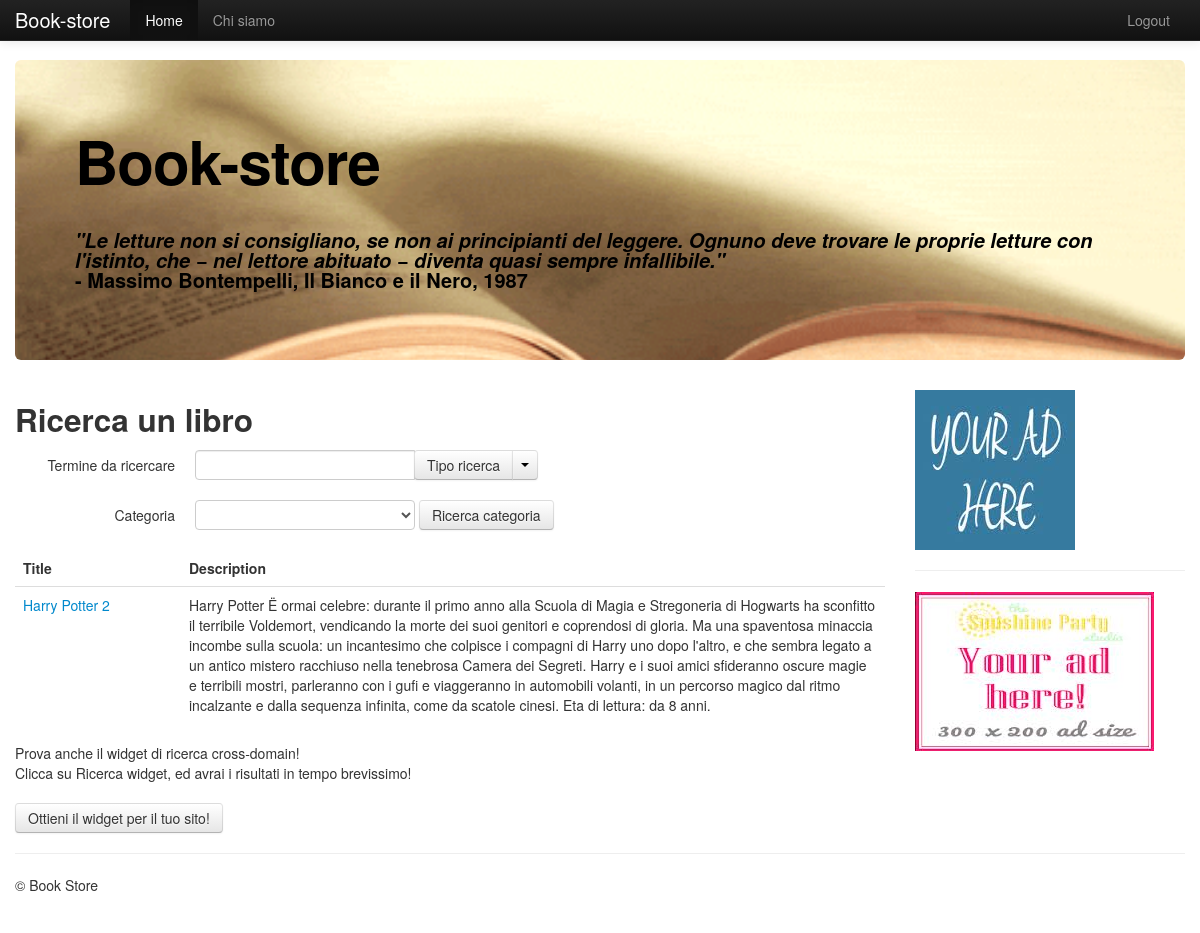
The app's page /bookstore-fe/web/home.php?categoryName=Giallo (signed in) with its own data.
### tables this page shows
create table `books` ( 
`book_id` int(10) unsigned not null,
`price` float not null,
`numpages` int(5) not null,
`title` varchar(50) not null,
`description` text,
`image` text not null,
`text` text not null,
`edition` int(5) not null,
primary key (`book_id`)
);

### bookstore-fe/web/scripts/connect-sql.php (called while the page is built)
<?PHP
	$user_name = "root";
	$pass_word = "tripleh";
	$database = "book_store";
	$server = "127.0.0.1";
	$db_handle = mysql_connect($server, $user_name, $pass_word);
	$db_found = mysql_select_db($database, $db_handle);
?>

### bookstore-fe/web/home.php (the view, shortened to what this page needs)
<?PHP
$term = "";
$categorySearchResult = "";
if ($_SERVER['REQUEST_METHOD'] == 'GET') {
	if(isset($_GET['categoryName'])){
		$category = $_GET['categoryName'];
		include 'scripts/connect-sql.php';
		if ($db_found) {
			$SQL = "SELECT b.book_id, b.price, b.numpages, b.title, b.description, b.image
					FROM books b, boca01 bc, categories c
					WHERE c.name = '$category' AND bc.category_id = c.category_id AND b.book_id = bc.book_id";
			$categorySearchResult = mysql_query($SQL);
		} else {
			$errorMessage = "Database Not Found";
		}
	}
}
function getCategories() {
	include 'scripts/connect-sql.php';
	if ($db_found) {
		$SQL = "SELECT * FROM categories";
		$categoryResult = mysql_query($SQL);
		if ($categoryResult == null) {
			print "errore";
		} else {
			return $categoryResult;
		}
	} else {
		$errorMessage = "database null";
	}
}
function getCategorySearchResults($categorySearchResult){
	if($row=mysql_num_rows($categorySearchResult)==0){
		echo "Nessun risultato trovato!";
	}
	else{
	?>
	<table class="table table-hover">
		<thead>
			<tr>
				<th>Title</th>
		        <th>Description</th>
		    </tr>
	    </thead>
	    <tbody>  <?php
        	while ( $row = mysql_fetch_assoc($categorySearchResult)) {
        		$id = $row['book_id']; ?>
				<tr>
				<?php echo "<td width=\"150px\"><a href=scheda.php?id=".$id.">" . $row['title'] . "</a></td>" ?>
				<td> <?php echo $row['description'] ?> </td>
				</tr>
			<?php } ?>
	</table>
	<?php
	}
}
?>
<!DOCTYPE html>
<html lang="it">
  <head>
    <link href="css/bootstrap.css" rel="stylesheet">
    <link href="css/bootstrap-responsive.css" rel="stylesheet">
  </head>
  <body>
     <div class="navbar navbar-inverse navbar-fixed-top">
      <div class="navbar-inner">
        <div class="container">
          <header>
          <a class="brand">Book-store</a>
          <nav class="nav-collapse collapse">
            <ul class="nav">
              <li itemscope itemtype="http://data-vocabolary.org/Breadcrumb" class="active"><a href="home.php" itemprop="url">Home</a></li>
              <li itemscope itemtype="http://data-vocabolary.org/Breadcrumb"><a href="chisiamo.php" itemprop="url">Chi siamo</a></li>
            </ul>
            <ul class="nav pull-right">
            	<li><a href="scripts/logout.php">Logout</a></li>
            </ul>
          </nav>
          </header>
        </div>
      </div>
    </div>
    <div class="container">
      	<header class="hero-unit" itemscope="http://schema.org/Thing">
        	<h1 itemprop="name">Book-store</h1>
        	<br />
        	<h4 itemprop="description"><i>"Le letture non si consigliano, se non ai principianti del leggere. Ognuno deve trovare le
        		proprie letture con l'istinto, che − nel lettore abituato − diventa quasi sempre infallibile."</i></br>
				- Massimo Bontempelli, Il Bianco e il Nero, 1987
			</h4>
      	</header>
      	<div class="row">
        	<section class="span9">
        		<header>
	        		<h2>Ricerca un libro</h2>
	        	</header>
	        	<section>
	        		<form class="form-horizontal" method="GET">
						<div class="control-group">
							<label class="control-label" for="inputCodice">Termine da ricercare</label>
							<div class="controls">
								<div class="input-append">
			    					<input type="text" id="inputRicerca" name="term" value="<?PHP print $term; ?>">
			    					<div class="btn-group">
									  <a id="ricerca" class="btn" href="#">Tipo ricerca</a>
									  <a class="btn dropdown-toggle" data-toggle="dropdown" href="#"><span class="caret"></span></a>
								</div>
								</div>
							</div>
						</div>
					</form>
					<form class="form-horizontal" method="GET" >
						<div class="control-group">
							<label class="control-label" for="inputCodice">Categoria</label>
							<div class="controls">
								<select name="categoryName" id="categoryId" method="GET" >
									<?PHP $categoryResult = getCategories();
									echo "<option></option>";
									while ($db_field = mysql_fetch_assoc($categoryResult)) {
										echo "<option>" . $db_field['name'] . "</option>";
									}
									?>
								</select>
								<button type="submit" class="btn" name="search" value="Search">
									Ricerca categoria
								</button>
						</div>
						</div>
				 	</form>
				</section>
				<section id="catResult">
	        		<?PHP
			        if($categorySearchResult!=null){
						getCategorySearchResults($categorySearchResult);
					}
					?>
				</section>
				<section id="mybox">
	        	</section>
				<button type="submit" class="btn" name="widgetCode" value="Widget_code" onclick="widgetText()">
					Ottieni il widget per il tuo sito!
				</button>
		</section>
        <aside class="span3">
         	<section>
				<div>
					<img src="img/images (1).jpg"/>
				</div>
				<hr>
				<div>
					<img src="img/images.jpg"/>
				</div>
			</section>
       	</aside>
    </div>
    <hr>
    <footer>
        <p>&copy; Book Store</p>
    </footer>
    </div>
   </body>
</html>

### bookstore-fe/web/home.php (style rules this page uses)
body { padding-top: 60px; padding-bottom: 40px; }

### records on screen
books: title "Harry Potter 2", description "Harry Potter Ë ormai celebre: durante il primo anno alla Scuola di Magia e Stregoneria di Hogwarts ha sconfitto il terribile Voldemort, vendicando la morte dei suoi genitori e coprendosi di gloria. Ma una spaventosa minaccia incombe sulla scuola: un incantesimo che colpisce i compagni di Harry uno dopo l'altro, e che sembra legato a un antico mistero racchiuso nella tenebrosa Camera dei Segreti. Harry e i suoi amici sfideranno oscure magie e terribili mostri, parleranno con i gufi e viaggeranno in automobili volanti, in un percorso magico dal ritmo incalzante e dalla sequenza infinita, come da scatole cinesi. Eta di lettura: da 8 anni."
